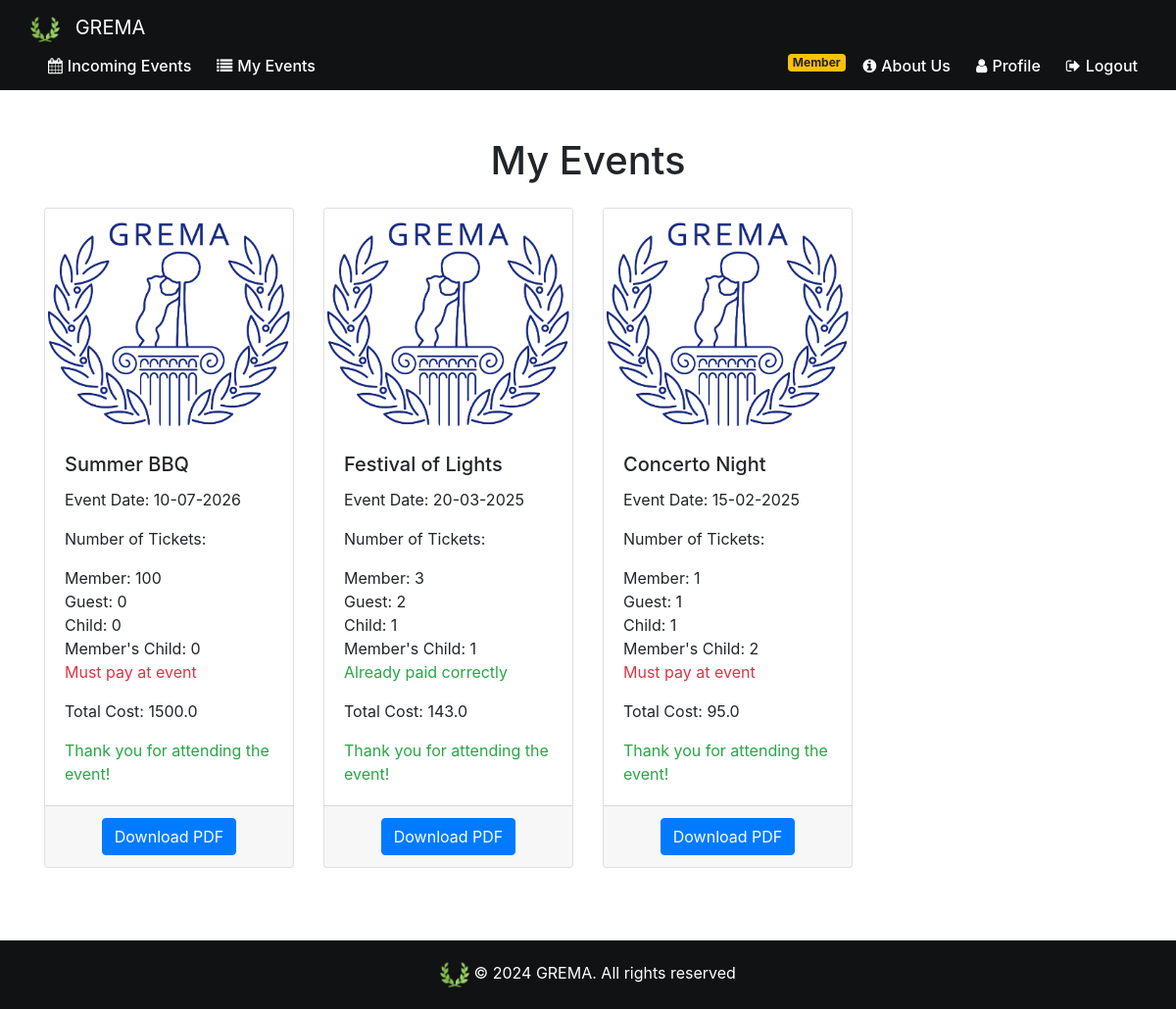
/my_events (signed in), run on the app's committed database.
### website/models.py (models this page shows)
class Event(db.Model):
    id = db.Column(db.Integer, primary_key=True)
    name= db.Column(db.String(80))
    date = db.Column(db.DateTime(timezone=True), default=func.current_date())
    max_guest_num = db.Column(db.Integer)
    member_price=db.Column(db.Float)
    member_child_price=db.Column(db.Float)
    guest_price=db.Column(db.Float)
    child_price=db.Column(db.Float)
    is_family_friendly=db.Column(db.Boolean)
    img_url=db.Column(db.String(300))
    description=db.Column(db.String(800))
    admin_id = db.Column(db.Integer, db.ForeignKey('admin.id'))

class Event_Attendance(db.Model):
    id = db.Column(db.Integer, primary_key=True)
    event_id = db.Column(db.Integer, db.ForeignKey('event.id'))
    user_id = db.Column(db.Integer, db.ForeignKey('user.id'))
    date = db.Column(db.DateTime(timezone=True), default=func.current_date())
    number_guest_tickets = db.Column(db.Integer)
    number_child_tickets = db.Column(db.Integer)
    number_member_tickets = db.Column(db.Integer)
    number_memberchild_tickets = db.Column(db.Integer)
    guests_names = db.Column(db.String(300))
    cash_payment_in_event=db.Column(db.Boolean)
    total_price= db.Column(db.Float)

### website/views.py (the view)
@views.route('/my_events', methods=['GET', 'POST'])
@login_required
def my_events():
    user_attendances = Event_Attendance.query.filter_by(user_id=current_user.id).all()
    events = [Event.query.get(attendance.event_id) for attendance in user_attendances]
    now = datetime.now()
    return render_template('my_events.html', user_attendances=user_attendances, events=events, user=current_user,now=now)

### website/views.py (called while the page is built)
@views.context_processor
def inject_membership():
    if current_user.is_authenticated:
        is_member = Fee.query.filter_by(user_fee=current_user.id, payed=True).first() is not None
    else:
        is_member = False
    return dict(is_member=is_member)

### website/templates/my_events.html (shortened to what this page needs)
{% extends "base.html" %}
{% block content %}
<br><br>
<div class="container">
    <h1 class="text-center mb-4">My Events</h1>
    {% if user_attendances|length == 0 %}
    <p class="text-center text-muted mb-4">You haven't signed up for any events yet.</p>
    {% else %}
    <div class="row row-cols-1 row-cols-md-4">
        {% for i in range(user_attendances|length) %}
        <div class="col mb-4">
            <div class="card h-100 div-hover">
                {% if events[i].img_url %}
                <img src="{{ events[i].img_url }}" class="card-img-top" alt="{{ events[i].name }}">
                {% else %}
                <img src="{{ url_for('static', filename='images/gremaLogo.png') }}" class="card-img-top"
                    alt="{{ events[i].name }}">
                {% endif %}
                <div class="card-body">
                    <h5 class="card-title">{{ events[i].name }}</h5>
                    <p class="card-text">Event Date: {{ events[i].date.strftime('%d-%m-%Y') }}</p>
                    <p class="card-text">Number of Tickets:</p>
                    <ul class="list-unstyled">
                        <li>Member: {{ user_attendances[i].number_member_tickets }}</li>
                        <li>Guest: {{ user_attendances[i].number_guest_tickets }}</li>
                        <li>Child: {{ user_attendances[i].number_child_tickets }}</li>
                        <li>Member's Child: {{ user_attendances[i].number_memberchild_tickets }}</li>
                        {%if user_attendances[i].cash_payment_in_event %}
                        <li><span class="text-danger">Must pay at event</span></li>
                        {%else%}
                        <li><span class="text-success">Already paid correctly</span></li>
                        {% endif%}
                    </ul>
                    <p class="card-text">Total Cost: {{ user_attendances[i].total_price }}</p>
                    {% if events[i].date < now %} <p class="card-text text-success mb-0">Thank you for attending the
                        event!</p>
                        {% else %}
                        <p class="card-text text-primary mb-0">See you there!</p>
                        {% endif %}
                </div>
                <div class="card-footer text-center">
                    <form action="{{ url_for('views.download_event_pdf', event_id=events[i].id) }}" method="post">
                        <button type="submit" class="btn btn-primary">Download PDF</button>
                    </form>
                </div>
            </div>
        </div>
        {% endfor %}
    </div>
    {% endif %}
</div>
{% endblock %}

### website/static/base.css (style rules this page uses)
html { position: relative; min-height: 100%; }
body { margin-bottom: 100px; margin: 0; padding: 0; }

### data on the page
Event: name "Summer BBQ", date "10-07-2026"
Event_Attendance: number_member_tickets "100", number_guest_tickets "0", number_child_tickets "0", number_memberchild_tickets "0", total_price "1500.0"
Event: name "Festival of Lights", date "20-03-2025"
Event_Attendance: number_member_tickets "3", number_guest_tickets "2", number_child_tickets "1", number_memberchild_tickets "1", total_price "143.0"
Event: name "Concerto Night", date "15-02-2025"
Event_Attendance: number_member_tickets "1", number_guest_tickets "1", number_child_tickets "1", number_memberchild_tickets "2", total_price "95.0"
